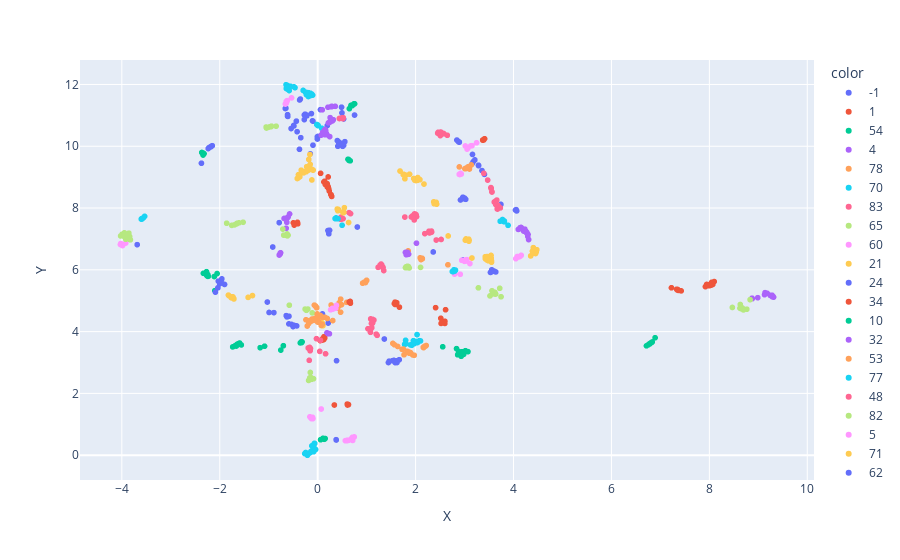

Notebook source saved alongside this figure:
### Code cell
import plotly.express as px
px.scatter(df, 'X', 'Y',hover_name='name',color=df['cluster'].astype(str))
